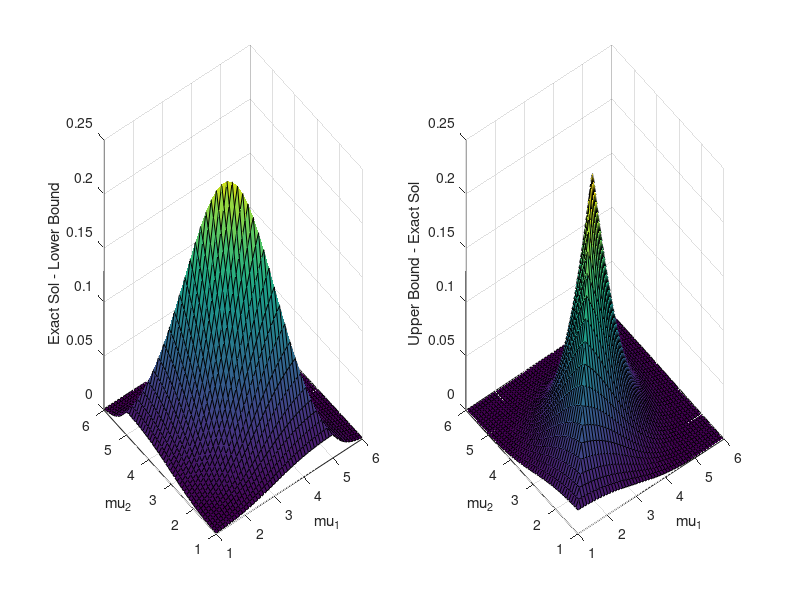

The MATLAB script that drew this image:
% Study how moving the location of the distribution effects the nearness of
% the exact solution to the upper or lower bound
clear all
clc
close all
% Exact Solution:
%   Exact:  F(b1,b2) - F(a1,b2,) - F(b1,a2) +F(a1,a2)
% Amir:
%   LB:     F(b1,b2) - {F(a1,b2,) + F(b1,a2)}
%   UB:     F(b1,b2) - MAX {F(a1,b2,), F(b1,a2)}


A = [3 3];
B = [7 7];
L = -10;
alpha1 = 0;
alpha2 = 0;
sigma1 = 1.0;
sigma2 = 1.0;
ALPHA = [alpha1 alpha2];
SIGMA = [sigma1^2 0; 0 sigma2^2];
mu1 = linspace(1,6,50);
mu2 = linspace(1,6,50);




for i = 1:length(mu1)
    for j = 1:length(mu2)
        MU = [mu1(i) mu2(j)];
        
        Fb1b2 = mvncdf([L L],[B(1) B(2)],MU,SIGMA);
        Fa1b2 = mvncdf([L L],[A(1) B(2)],MU,SIGMA);
        Fb1a2 = mvncdf([L L],[B(1) A(2)],MU,SIGMA);
        Fa1a2 = mvncdf([L L],[A(1) A(2)],MU,SIGMA);
        Conform = Fb1b2 - Fa1b2 - Fb1a2 + Fa1a2;
        
        %check = mvncdf([3 3],[7 7],MU,SIGMA);
        
        LB = Fb1b2 - (Fa1b2 + Fb1a2);
        if LB < 0
            LB = 0;
        end
        UB = Fb1b2 - max([Fa1b2,Fb1a2]);
        LB_Error(j,i) = Conform - LB;
        UB_Error(j,i) = UB-Conform;
    end
end

[X Y] = meshgrid(mu1,mu2);
%surface(X, Y, LB_Error,'FaceColor', [0.5 1.0 0.5], 'EdgeColor', 'none');
%surface(X, Y, UB_Error,'FaceColor', [1.0 0.5 0.0], 'EdgeColor', 'none');
subplot(1,2,1)
surf(X,Y,LB_Error)
xlabel('mu_1')
ylabel('mu_2')
zlabel('Exact Sol - Lower Bound')
subplot(1,2,2)
surf(X,Y,UB_Error)
xlabel('mu_1')
ylabel('mu_2')
zlabel('Upper Bound - Exact Sol')
% 
% plot(mu1,Conform-LB,'b.-'); hold on
% plot(mu1,UB-Conform,'r.-')
% xlabel('Location mu1 & mu2')
% ylabel('Distance from exact solution to bounds')
grid on
